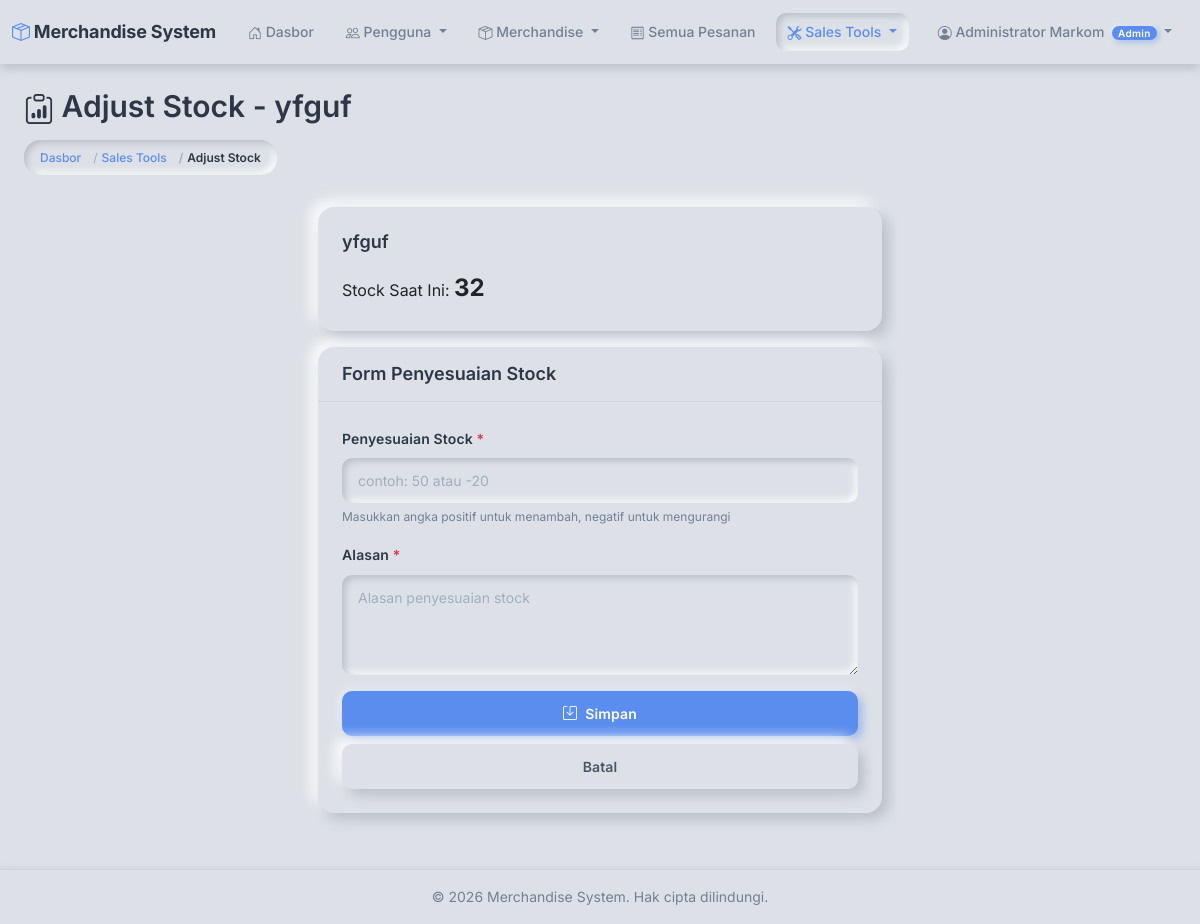
The page /inventory/tools/5/adjust-stock/ (signed in) on the database its author committed.
### accounts/models.py (models this page shows, shortened)
class User(AbstractUser):
    class Role(models.TextChoices):
        ADMIN = 'ADMIN', 'Admin (Markom)'
        SALES = 'SALES', 'Sales'
    role = models.CharField(
        max_length=10,
        choices=Role.choices,
        default=Role.SALES,
        help_text='User role: ADMIN for Markom, SALES for sales team'
    )
    full_name = models.CharField(
        max_length=255,
        help_text='Full name of the user'
    )
    phone = models.CharField(
        max_length=20,
        blank=True,
        help_text='Phone number'
    )
    force_password_change = models.BooleanField(
        default=False,
        help_text='User must change password on next login'
    )
    class Meta:
        db_table = 'users'
        verbose_name = 'User'
        verbose_name_plural = 'Users'
        ordering = ['-date_joined']
    @property
    def is_admin(self):
        return self.role == self.Role.ADMIN
    @property
    def is_sales(self):
        return self.role == self.Role.SALES

### inventory/sales_tool_models.py (models this page shows, shortened)
class SalesTool(models.Model):
    name = models.CharField(
        max_length=200,
        unique=True,
        help_text='Nama tool/produk untuk sales'
    )
    description = models.TextField(
        blank=True,
        help_text='Deskripsi tool'
    )
    image = models.ImageField(
        upload_to='sales_tools/%Y/%m/',
        blank=True,
        null=True,
        help_text='Foto tool'
    )
    stock = models.IntegerField(
        default=0,
        help_text='Stock tersedia'
    )
    is_active = models.BooleanField(
        default=True,
        help_text='Tool aktif/non-aktif'
    )
    created_by = models.ForeignKey(
        settings.AUTH_USER_MODEL,
        on_delete=models.PROTECT,
        related_name='created_tools',
        help_text='Admin yang membuat tool ini'
    )
    created_at = models.DateTimeField(auto_now_add=True)
    updated_at = models.DateTimeField(auto_now=True)
    class Meta:
        db_table = 'sales_tools'
        verbose_name = 'Sales Tool'
        verbose_name_plural = 'Sales Tools'
        ordering = ['name']

### inventory/views.py (the view)
# urls.py: path('tools/<int:pk>/adjust-stock/', views.tool_adjust_stock, name='tool_adjust_stock'),
@admin_required
def tool_adjust_stock(request, pk):
    tool = get_object_or_404(SalesTool, pk=pk)
    if request.method == 'POST':
        form = ToolStockAdjustmentForm(request.POST)
        if form.is_valid():
            adjustment = form.cleaned_data['adjustment']
            reason = form.cleaned_data['reason']
            try:
                with transaction.atomic():
                    if adjustment > 0:
                        tool.add_stock(adjustment)
                        action = 'ditambah'
                    else:
                        tool.deduct_stock(abs(adjustment))
                        action = 'dikurangi'
                    messages.success(
                        request,
                        f'Stock "{tool.name}" berhasil {action} {abs(adjustment)} unit. Stock sekarang: {tool.stock}'
                    )
                return redirect('inventory:tool_list')
            except ValidationError as e:
                messages.error(request, str(e))
        else:
            messages.error(request, 'Form tidak valid.')
    else:
        form = ToolStockAdjustmentForm()
    return render(request, 'inventory/tool_adjust_stock.html', {
        'form': form,
        'tool': tool,
        'title': f'Adjust Stock - {tool.name}'
    })

### inventory/tool_forms.py (shortened to what this page needs)
class ToolStockAdjustmentForm(forms.Form):
    adjustment = forms.IntegerField(
        label='Penyesuaian Stock',
        help_text='Masukkan angka positif untuk menambah, negatif untuk mengurangi',
        widget=forms.NumberInput(attrs={'class': 'form-control', 'placeholder': 'contoh: 50 atau -20'})
    )
    reason = forms.CharField(
        label='Alasan',
        required=True,
        widget=forms.Textarea(attrs={'class': 'form-control', 'rows': '3', 'placeholder': 'Alasan penyesuaian stock'})
    )

### orders/context_processors.py (called while the page is built)
def cart_context(request):
    if request.user.is_authenticated and hasattr(request.user, 'is_sales') and request.user.is_sales:
        cart = Cart(request)
        return {
            'navbar_cart_total': cart.get_total_quantity(),
            'navbar_cart_unique': cart.get_total_unique(),
        }
    return {
        'navbar_cart_total': 0,
        'navbar_cart_unique': 0,
    }

### templates/inventory/tool_adjust_stock.html (shortened to what this page needs)
{% extends 'base.html' %}
{% block content %}
<div class="container-fluid">
    <div class="row mb-4">
        <div class="col">
            <h2><i class="bi bi-clipboard-data"></i> {{ title }}</h2>
            <nav aria-label="breadcrumb">
                <ol class="breadcrumb">
                    <li class="breadcrumb-item"><a href="{% url 'dashboard:home' %}">Dasbor</a></li>
                    <li class="breadcrumb-item"><a href="{% url 'inventory:tool_list' %}">Sales Tools</a></li>
                    <li class="breadcrumb-item active">Adjust Stock</li>
                </ol>
            </nav>
        </div>
    </div>
    <div class="row justify-content-center">
        <div class="col-lg-6">
            <div class="card mb-3">
                <div class="card-body">
                    <h5>{{ tool.name }}</h5>
                    <p class="mb-0">Stock Saat Ini: <strong class="fs-4">{{ tool.stock }}</strong></p>
                </div>
            </div>
            <div class="card">
                <div class="card-header"><h5 class="mb-0">Form Penyesuaian Stock</h5></div>
                <div class="card-body">
                    <form method="post">
                        {% for field in form %}
                        <div class="mb-3">
                            <label for="{{ field.id_for_label }}" class="form-label">{{ field.label }} <span class="text-danger">*</span></label>
                            {{ field }}
                            {% if field.help_text %}<div class="form-text">{{ field.help_text }}</div>{% endif %}
                        </div>
                        {% endfor %}
                        <div class="d-grid gap-2">
                            <button type="submit" class="btn btn-primary"><i class="bi bi-save"></i> Simpan</button>
                            <a href="{% url 'inventory:tool_list' %}" class="btn btn-secondary">Batal</a>
                        </div>
                    </form>
                </div>
            </div>
        </div>
    </div>
</div>
{% endblock %}

### templates/base.html (shortened to what this page needs)
<!DOCTYPE html>
<html lang="id">
<head>
    <link href="https://cdn.jsdelivr.net/npm/bootstrap@5.3.0/dist/css/bootstrap.min.css" rel="stylesheet">
    <link rel="stylesheet" href="https://cdn.jsdelivr.net/npm/bootstrap-icons@1.11.0/font/bootstrap-icons.css">
    {% load static %}
    <link rel="stylesheet" href="{% static 'css/custom.css' %}">
</head>
<body>
    {% if user.is_authenticated %}
    <nav class="navbar navbar-expand-lg">
        <div class="container-fluid">
            <a class="navbar-brand" href="{% url 'dashboard:home' %}">
                <i class="bi bi-box-seam me-1" style="color: var(--color-accent);"></i>Merchandise System
            </a>
            <div class="collapse navbar-collapse" id="navbarNav">
                <ul class="navbar-nav me-auto">
                    <li class="nav-item">
                        <a class="nav-link {% if request.resolver_match.app_name == 'dashboard' %}active{% endif %}"
                           href="{% url 'dashboard:home' %}">
                            <i class="bi bi-house-door"></i> Dasbor
                        </a>
                    </li>
                    {% if user.is_admin %}
                    <li class="nav-item dropdown">
                        <a class="nav-link dropdown-toggle {% if request.resolver_match.app_name == 'accounts' %}active{% endif %}"
                           href="#" id="usersDropdown" role="button" data-bs-toggle="dropdown" aria-expanded="false">
                            <i class="bi bi-people"></i> Pengguna
                        </a>
                    </li>
                    <li class="nav-item dropdown">
                        <a class="nav-link dropdown-toggle {% if request.resolver_match.app_name == 'merchandise' %}active{% endif %}"
                           href="#" id="merchandiseDropdown" role="button" data-bs-toggle="dropdown" aria-expanded="false">
                            <i class="bi bi-box-seam"></i> Merchandise
                        </a>
                    </li>
                    <li class="nav-item">
                        <a class="nav-link {% if request.resolver_match.app_name == 'orders' %}active{% endif %}"
                           href="{% url 'orders:order_list' %}">
                            <i class="bi bi-receipt"></i> Semua Pesanan
                        </a>
                    </li>
                    <li class="nav-item dropdown">
                        <a class="nav-link dropdown-toggle {% if request.resolver_match.app_name == 'inventory' %}active{% endif %}"
                           href="#" id="inventoryDropdown" role="button" data-bs-toggle="dropdown" aria-expanded="false">
                            <i class="bi bi-tools"></i> Sales Tools
                        </a>
                    </li>
                    {% endif %}
                </ul>
                <ul class="navbar-nav">
                    <li class="nav-item dropdown">
                        <a class="nav-link dropdown-toggle" href="#" id="userDropdown"
                           role="button" data-bs-toggle="dropdown" aria-expanded="false">
                            <i class="bi bi-person-circle"></i>
                            {{ user.full_name }}
                            {% if user.is_admin %}
                                <span class="badge bg-primary ms-1 badge-role">Admin</span>
                            {% else %}
                                <span class="badge bg-secondary ms-1 badge-role">Sales</span>
                            {% endif %}
                        </a>
                    </li>
                </ul>
            </div>
        </div>
    </nav>
    {% endif %}
    <main class="{% if user.is_authenticated %}container-fluid py-4{% endif %}">
        {% block content %}{% endblock %}
    </main>
    {% if user.is_authenticated %}
    <footer>
        <div class="container-fluid">
            <p class="mb-0">&copy; {% now "Y" %} Merchandise System. Hak cipta dilindungi.</p>
        </div>
    </footer>
    {% endif %}
</body>
</html>

### rows shown on the page
User: full_name "Administrator Markom"
SalesTool: name "yfguf", stock "32"

### other values the page prints
{{ title }} "Adjust Stock - yfguf"
{{ field.label }} "Penyesuaian Stock" "Alasan"
{{ field.help_text }} "Masukkan angka positif untuk menambah, negatif untuk mengurangi"
